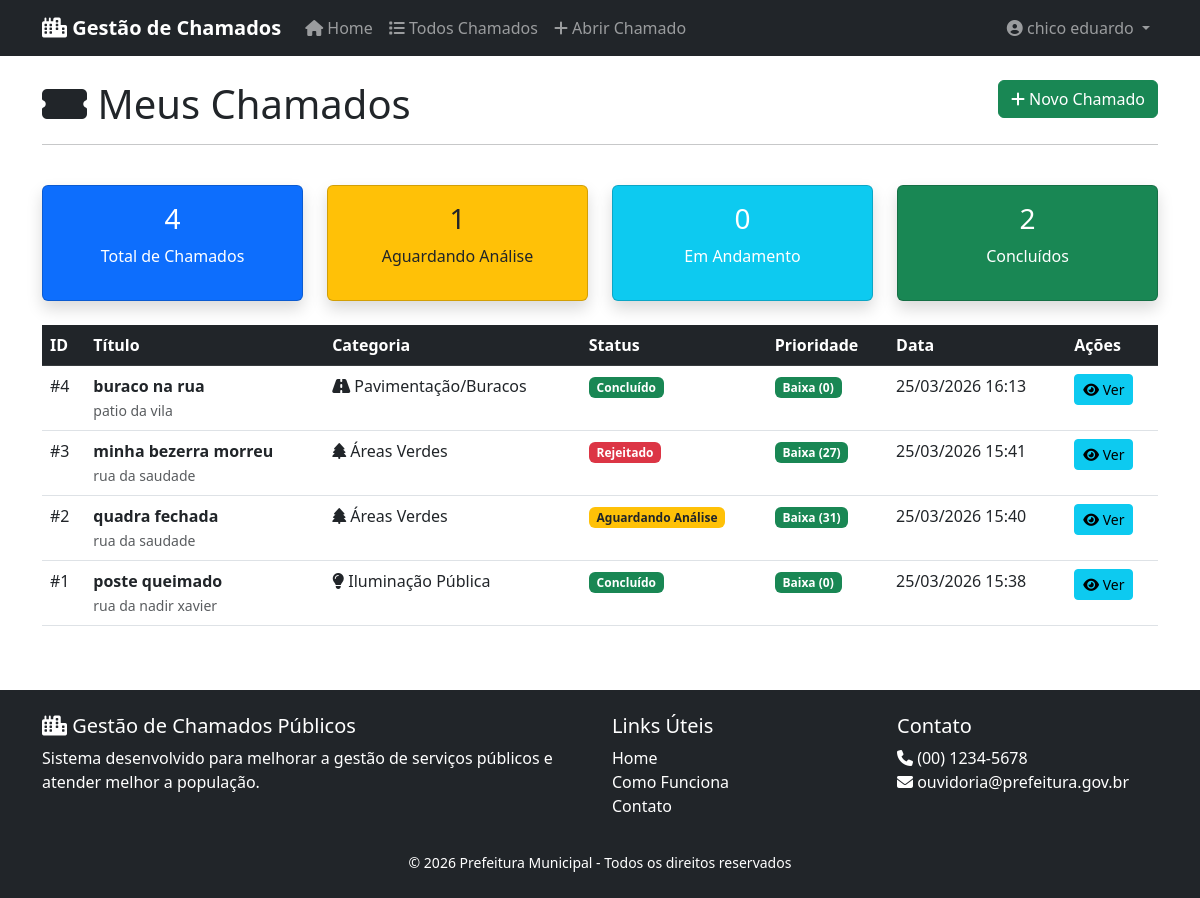
The app's page /accounts/meus-chamados/ (signed in) with its own data.
### accounts/models.py (models this page shows, shortened)
class User(AbstractUser):
    USER_TYPE_CHOICES = (
        ('citizen', 'Cidadão'),
        ('analyst', 'Analista de Ouvidoria'),
        ('manager', 'Gestor'),
        ('admin', 'Administrador'),
    )
    user_type = models.CharField(
        _('Tipo de usuário'),
        max_length=20,
        choices=USER_TYPE_CHOICES,
        default='citizen'
    )
    phone = models.CharField(_('Telefone'), max_length=20, blank=True)
    cpf = models.CharField(_('CPF'), max_length=14, unique=True, blank=True, null=True)
    address = models.TextField(_('Endereço'), blank=True)
    neighborhood = models.CharField(_('Bairro'), max_length=100, blank=True)
    department = models.CharField(_('Departamento'), max_length=100, blank=True, help_text='Ex: Ouvidoria, Infraestrutura, etc')
    created_at = models.DateTimeField(_('Criado em'), auto_now_add=True)
    updated_at = models.DateTimeField(_('Atualizado em'), auto_now=True)
    class Meta:
        verbose_name = _('Usuário')
        verbose_name_plural = _('Usuários')
    def is_manager(self):
        return self.user_type in ['manager', 'admin']
    def can_manage_tickets(self):
        return self.user_type in ['analyst', 'manager', 'admin']

### tickets/models.py (models this page shows, shortened)
class Ticket(models.Model):
    STATUS_CHOICES = (
        ('pending', 'Aguardando Análise'),
        ('approved', 'Aprovado'),
        ('rejected', 'Rejeitado'),
        ('in_progress', 'Em Andamento'),
        ('completed', 'Concluído'),
        ('cancelled', 'Cancelado'),
    )
    title = models.CharField('Título', max_length=200)
    description = models.TextField('Descrição')
    category = models.ForeignKey(Category, on_delete=models.SET_NULL, null=True, verbose_name='Categoria')
    address = models.CharField('Endereço', max_length=255)
    neighborhood = models.CharField('Bairro', max_length=100)
    latitude = models.DecimalField('Latitude', max_digits=10, decimal_places=7, null=True, blank=True)
    longitude = models.DecimalField('Longitude', max_digits=10, decimal_places=7, null=True, blank=True)
    photo = models.ImageField('Foto', upload_to='tickets/%Y/%m/', blank=True, null=True)
    created_by = models.ForeignKey(settings.AUTH_USER_MODEL, on_delete=models.CASCADE, related_name='tickets_created', verbose_name='Criado por')
    analyst = models.ForeignKey(settings.AUTH_USER_MODEL, on_delete=models.SET_NULL, null=True, blank=True, related_name='tickets_analyzed', verbose_name='Analista')
    created_at = models.DateTimeField('Criado em', auto_now_add=True)
    analyzed_at = models.DateTimeField('Analisado em', null=True, blank=True)
    started_at = models.DateTimeField('Iniciado em', null=True, blank=True)
    completed_at = models.DateTimeField('Concluído em', null=True, blank=True)
    status = models.CharField('Status', max_length=20, choices=STATUS_CHOICES, default='pending')
    rejection_reason = models.TextField('Motivo da rejeição', blank=True)
    affected_people_estimate = models.IntegerField('Estimativa de pessoas afetadas', default=1, help_text='Quantas pessoas são afetadas?')
    priority_score = models.FloatField('Score de prioridade', default=0.0, editable=False)
    class Meta:
        verbose_name = 'Ticket'
        verbose_name_plural = 'Tickets'
        ordering = ['-priority_score', '-created_at']

class Category(models.Model):
    name = models.CharField('Nome', max_length=100)
    description = models.TextField('Descrição', blank=True)
    priority_weight = models.FloatField('Peso na prioridade', default=1.0, help_text='Peso para cálculo do score (0-10)')
    is_critical = models.BooleanField('É crítica?', default=False, help_text='Infraestrutura crítica')
    icon = models.CharField('Ícone', max_length=50, blank=True, help_text='Classe do ícone (FontAwesome)')
    created_at = models.DateTimeField('Criado em', auto_now_add=True)
    class Meta:
        verbose_name = 'Categoria'
        verbose_name_plural = 'Categorias'
        ordering = ['-is_critical', 'name']

### accounts/views.py (the view)
# urls.py: path('meus-chamados/', views.my_tickets, name='my_tickets'),
@login_required
def my_tickets(request):
    from tickets.models import Ticket
    tickets = Ticket.objects.filter(created_by=request.user).order_by('-created_at')
    context = {
        'tickets': tickets,
        'total': tickets.count(),
        'pending': tickets.filter(status='pending').count(),
        'in_progress': tickets.filter(status='in_progress').count(),
        'completed': tickets.filter(status='completed').count(),
    }
    return render(request, 'accounts/my_tickets.html', context)

### templates/accounts/my_tickets.html (shortened to what this page needs)
{% extends 'base.html' %}
{% block content %}
<div class="row mb-4">
    <div class="col-12">
        <h1 class="display-6">
            <i class="fas fa-ticket-alt"></i> Meus Chamados
            <a href="{% url 'tickets:ticket_create' %}" class="btn btn-success float-end">
                <i class="fas fa-plus"></i> Novo Chamado
            </a>
        </h1>
        <hr>
    </div>
</div>
<div class="row mb-4">
    <div class="col-md-3">
        <div class="card bg-primary text-white shadow">
            <div class="card-body text-center">
                <h3>{{ total }}</h3>
                <p>Total de Chamados</p>
            </div>
        </div>
    </div>
    <div class="col-md-3">
        <div class="card bg-warning text-dark shadow">
            <div class="card-body text-center">
                <h3>{{ pending }}</h3>
                <p>Aguardando Análise</p>
            </div>
        </div>
    </div>
    <div class="col-md-3">
        <div class="card bg-info text-white shadow">
            <div class="card-body text-center">
                <h3>{{ in_progress }}</h3>
                <p>Em Andamento</p>
            </div>
        </div>
    </div>
    <div class="col-md-3">
        <div class="card bg-success text-white shadow">
            <div class="card-body text-center">
                <h3>{{ completed }}</h3>
                <p>Concluídos</p>
            </div>
        </div>
    </div>
</div>
<div class="row">
    <div class="col-12">
        {% if tickets %}
        <div class="table-responsive">
            <table class="table table-hover">
                <thead class="table-dark">
                    <tr>
                        <th>ID</th>
                        <th>Título</th>
                        <th>Categoria</th>
                        <th>Status</th>
                        <th>Prioridade</th>
                        <th>Data</th>
                        <th>Ações</th>
                    </tr>
                </thead>
                <tbody>
                    {% for ticket in tickets %}
                    <tr>
                        <td>#{{ ticket.id }}</td>
                        <td>
                            <strong>{{ ticket.title }}</strong><br>
                            <small class="text-muted">{{ ticket.address|truncatechars:30 }}</small>
                        </td>
                        <td>
                            {% if ticket.category %}
                            <i class="fas {{ ticket.category.icon }}"></i> {{ ticket.category.name }}
                            {% else %}
                            Sem categoria
                            {% endif %}
                        </td>
                        <td>
                            {% if ticket.status == 'pending' %}
                            <span class="badge bg-warning text-dark">Aguardando Análise</span>
                            {% elif ticket.status == 'approved' %}
                            <span class="badge bg-info">Aprovado</span>
                            {% elif ticket.status == 'rejected' %}
                            <span class="badge bg-danger">Rejeitado</span>
                            {% elif ticket.status == 'in_progress' %}
                            <span class="badge bg-primary">Em Andamento</span>
                            {% elif ticket.status == 'completed' %}
                            <span class="badge bg-success">Concluído</span>
                            {% endif %}
                        </td>
                        <td>
                            {% with score=ticket.priority_score %}
                            {% if score >= 70 %}
                            <span class="badge bg-danger">Alta ({{ score|floatformat:0 }})</span>
                            {% elif score >= 40 %}
                            <span class="badge bg-warning text-dark">Média ({{ score|floatformat:0 }})</span>
                            {% else %}
                            <span class="badge bg-success">Baixa ({{ score|floatformat:0 }})</span>
                            {% endif %}
                            {% endwith %}
                        </td>
                        <td>{{ ticket.created_at|date:"d/m/Y H:i" }}</td>
                        <td>
                            <a href="{% url 'tickets:ticket_detail' ticket.id %}" class="btn btn-sm btn-info">
                                <i class="fas fa-eye"></i> Ver
                            </a>
                        </td>
                    </tr>
                    {% endfor %}
                </tbody>
            </table>
        </div>
        {% endif %}
    </div>
</div>
{% endblock %}

### templates/base.html (shortened to what this page needs)
<!DOCTYPE html>
<html lang="pt-br">
<head>
    <link href="https://cdn.jsdelivr.net/npm/bootstrap@5.3.0/dist/css/bootstrap.min.css" rel="stylesheet">
    <link rel="stylesheet" href="https://cdnjs.cloudflare.com/ajax/libs/font-awesome/6.4.0/css/all.min.css">
</head>
<body>
    <nav class="navbar navbar-expand-lg navbar-dark bg-dark sticky-top">
        <div class="container">
            <a class="navbar-brand" href="{% url 'home' %}">
                <i class="fas fa-city"></i> Gestão de Chamados
            </a>
            <div class="collapse navbar-collapse" id="navbarNav">
                <ul class="navbar-nav me-auto">
                    <li class="nav-item">
                        <a class="nav-link" href="{% url 'home' %}">
                            <i class="fas fa-home"></i> Home
                        </a>
                    </li>
                    {% if user.is_authenticated %}
                    <li class="nav-item">
                        <a class="nav-link" href="{% url 'tickets:ticket_list' %}">
                            <i class="fas fa-list"></i> Todos Chamados
                        </a>
                    </li>
                    <li class="nav-item">
                        <a class="nav-link" href="{% url 'tickets:ticket_create' %}">
                            <i class="fas fa-plus"></i> Abrir Chamado
                        </a>
                    </li>
                    {% endif %}
                </ul>
                <ul class="navbar-nav">
                    {% if user.is_authenticated %}
                    <li class="nav-item dropdown">
                        <a class="nav-link dropdown-toggle" href="#" id="userDropdown" role="button" data-bs-toggle="dropdown">
                            <i class="fas fa-user-circle"></i> {{ user.get_full_name|default:user.username }}
                        </a>
                    </li>
                    {% endif %}
                </ul>
            </div>
        </div>
    </nav>
    <main class="container mt-4">
        {% block content %}{% endblock %}
    </main>
    <footer class="bg-dark text-white mt-5 py-4">
        <div class="container">
            <div class="row">
                <div class="col-md-6">
                    <h5><i class="fas fa-city"></i> Gestão de Chamados Públicos</h5>
                    <p>Sistema desenvolvido para melhorar a gestão de serviços públicos e atender melhor a população.</p>
                </div>
                <div class="col-md-3">
                    <h5>Links Úteis</h5>
                    <ul class="list-unstyled">
                        <li><a href="{% url 'home' %}" class="text-white text-decoration-none">Home</a></li>
                        <li><a href="#" class="text-white text-decoration-none">Como Funciona</a></li>
                        <li><a href="#" class="text-white text-decoration-none">Contato</a></li>
                    </ul>
                </div>
                <div class="col-md-3">
                    <h5>Contato</h5>
                    <ul class="list-unstyled">
                        <li><i class="fas fa-phone"></i> (00) 1234-5678</li>
                        <li><i class="fas fa-envelope"></i> ouvidoria@prefeitura.gov.br</li>
                    </ul>
                </div>
            </div>
            <div class="text-center mt-3">
                <small>&copy; 2026 Prefeitura Municipal - Todos os direitos reservados</small>
            </div>
        </div>
    </footer>
</body>
</html>

### templates/base.html (style rules this page uses)
.navbar-brand { font-weight: bold; }

### records on screen
User: get_full_name "chico eduardo"
Ticket: id "4", title "buraco na rua", address "patio da vila", category.name "Pavimentação/Buracos", status "Concluído", priority_score "0", created_at "25/03/2026 16:13"
Ticket: id "3", title "minha bezerra morreu", address "rua da saudade", category.name "Áreas Verdes", status "Rejeitado", priority_score "27", created_at "25/03/2026 15:41"
Ticket: id "2", title "quadra fechada", address "rua da saudade", category.name "Áreas Verdes", status "Aguardando Análise", priority_score "31", created_at "25/03/2026 15:40"
Ticket: id "1", title "poste queimado", address "rua da nadir xavier", category.name "Iluminação Pública", status "Concluído", priority_score "0", created_at "25/03/2026 15:38"

### other values on screen
{{ total }} "4"
{{ pending }} "1"
{{ in_progress }} "0"
{{ completed }} "2"
